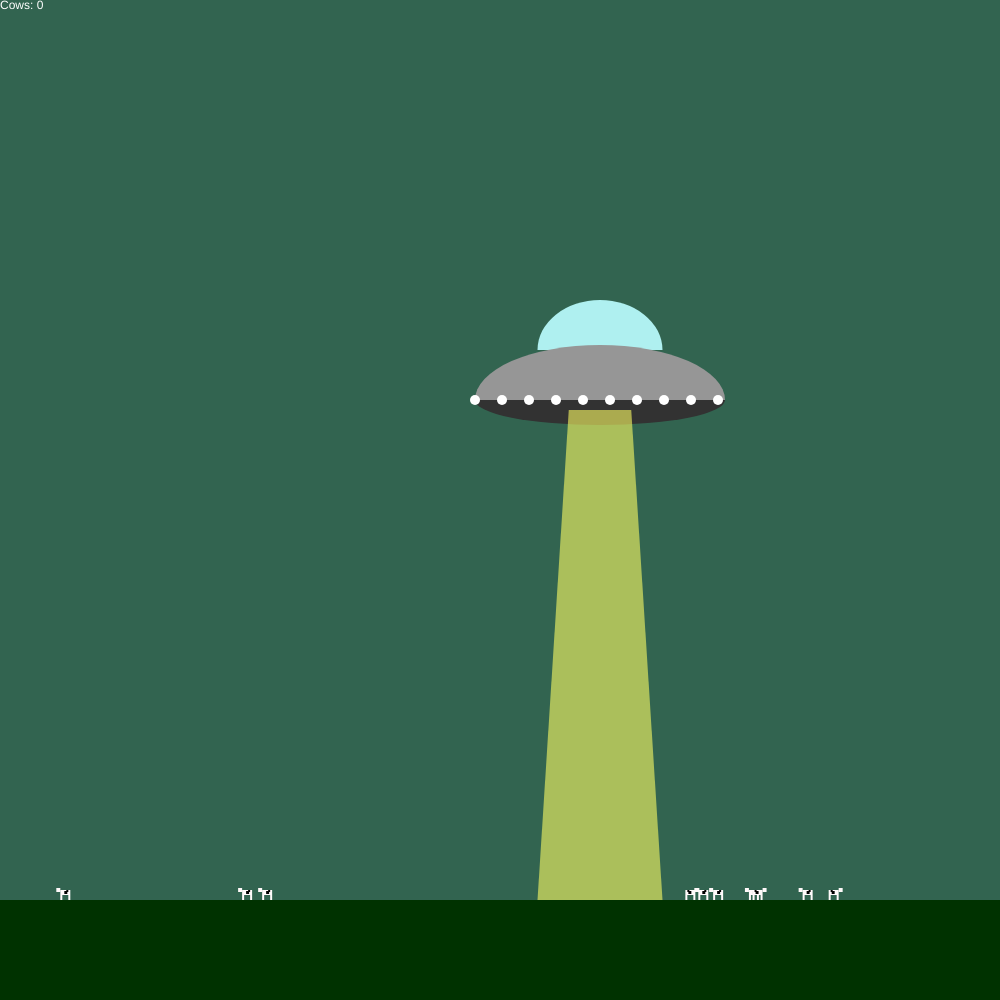
Frame 1 (no input)
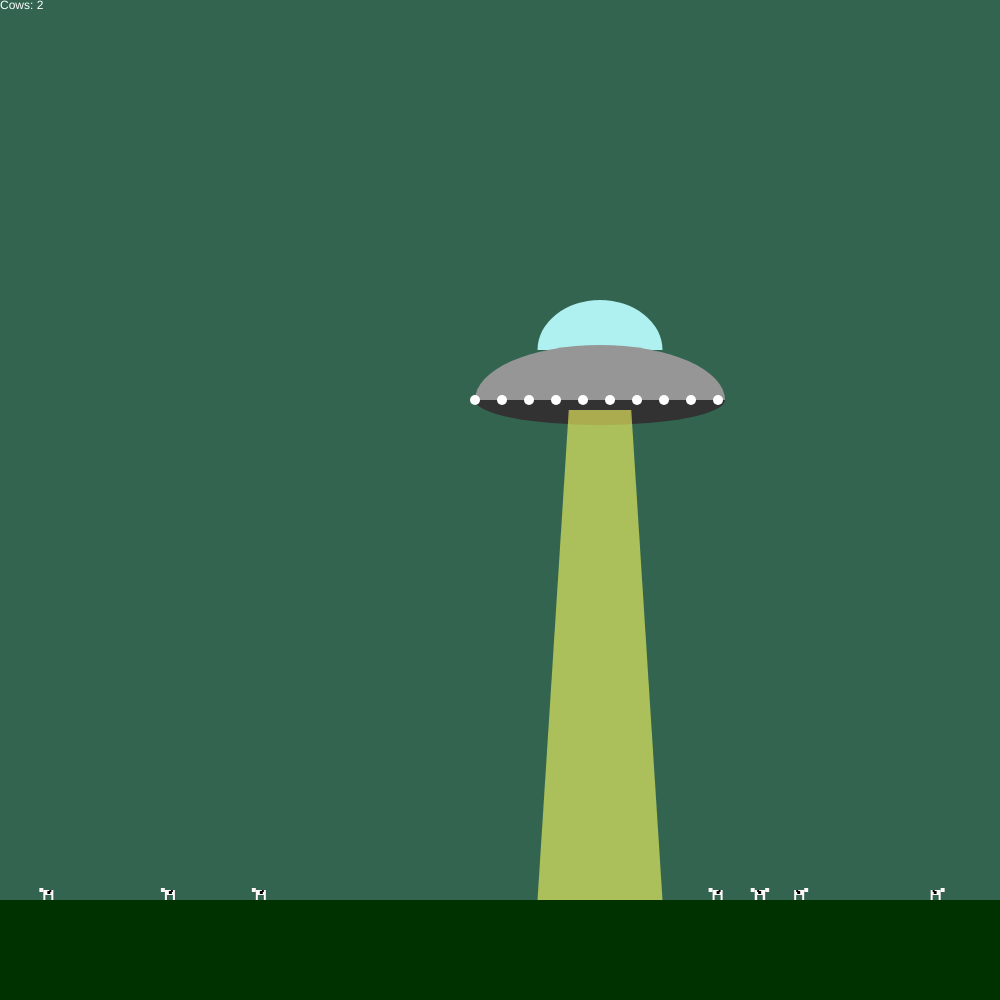
Frame 60 (no input)
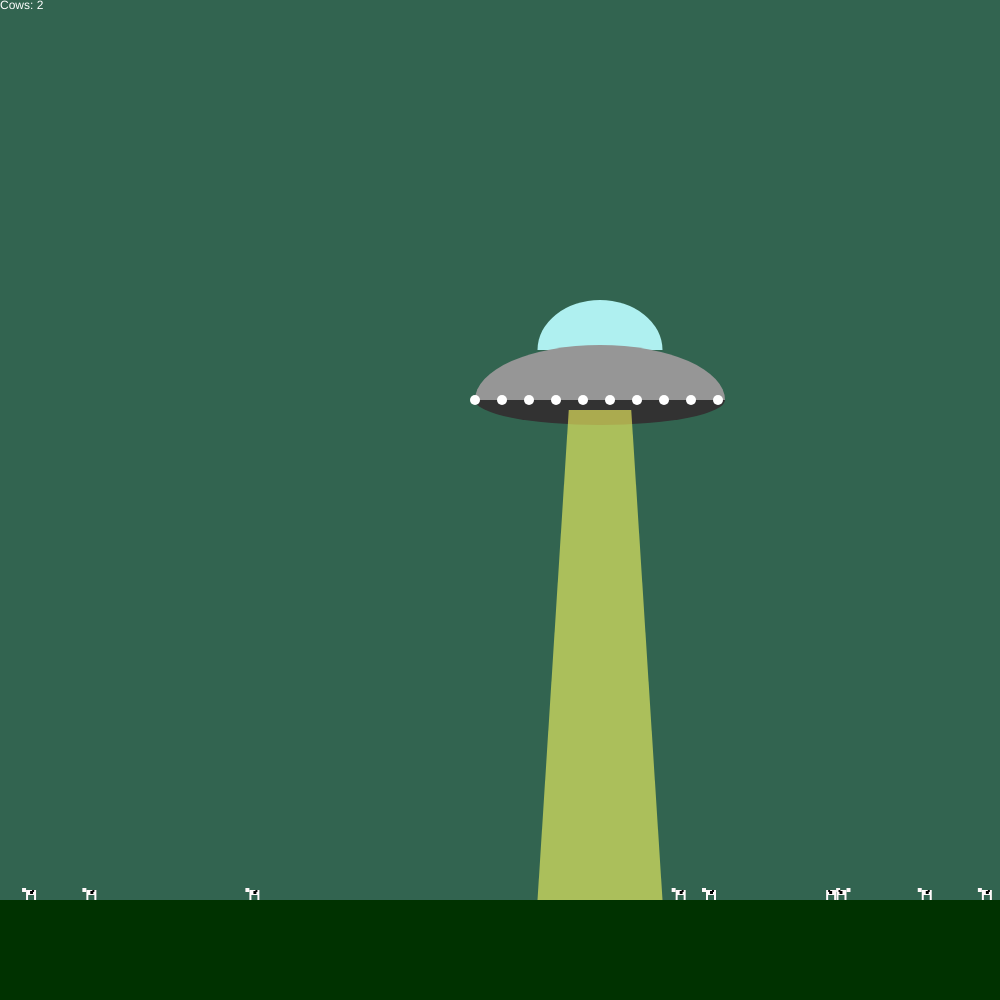
Frame 120 (the mouse pressed at the canvas centre since frame 60)

The p5.js sketch that drew these frames (run headless with seeded random() and noise() and a simulated clock; from frame 60 on, the mouse is pressed at the canvas centre):

// p5.js sketch
// ── sketch.js
let flying_nlo = {
    x: 600,
    y: 400,
    width: 250,
    height: 100,
    color_1: '#AFF0F0',
    color_2: '#969696',
    count: 0,
    
    
    draw_signal: function(){
        fill(255);
        for(let i = 0; i < 10; i++)
            circle(this.x - this.width/2 + i * 27, this.y, 10);
    },

    change_pos: function(direction){
        this.x += direction;
    },

    draw_fly: function(){
        fill(this.color_1);
        arc(this.x, this.y - this.height/2, this.width/2, this.height, PI, TWO_PI);
        fill(this.color_2);
        arc(this.x, this.y, this.width, this.height + 10, PI, TWO_PI);
        fill(50);
        arc(this.x, this.y, this.width, this.height/2, 0, PI);
        this.draw_signal();
        textAlign(LEFT, TOP)
        text("Cows: "+str(this.count),0,0)
    },

    beam: function(){
        fill(255,255,100,150);
        
        beginShape();
        vertex(this.x - this.width/8, this.y + 10);
        vertex(this.x + this.width/8, this.y + 10);
        vertex(this.x + this.width/4, height - 100);
        vertex(this.x - this.width/4, height - 100);
        endShape();
    }
}
let cows = [];

function Cow(x, y, direction)
{
    this.x = x;
    this.y = y;
    this.direction = direction;

    this.walk = function()
    {
        this.x += this.direction;
    }

    this.draw = function()
    {
        push();
        translate(this.x, this.y);
        if (this.direction > 0)
        {
            scale(-1, 1);
        }

        fill(255, 250, 250);
        rect(0, -10, 10, 5);
        
        rect(0, -5, 2, 5);
        rect(8, -5, 2, 5);

        rect(-4, -12, 4, 4);
        
        fill(0);
        rect(4, -9, 3, 3);
        rect(6, -10, 2, 2);

        pop();
    }
}

function CowManager()
{
    
    let countCows = 10;

    this.update = function()
    {
        while(cows.length < countCows)
        {
            cows.push(new Cow(random(0, width) , height - 100, random(-2, 2)));
        }

        for (let i = 0; i < cows.length; i++)
        {
            cows[i].walk();

            if (cows[i].x > width + 100)
                cows[i].x = 0;
            else if (cows[i].x < - 100)
                cows[i].x = width;
        }
    }

    this.draw = function()
    {
        for(let i = 0; i < cows.length; i++)
            cows[i].draw();
    }
    
    this.check = function()
    {
        for(let i = 0; i < cows.length; i++)
            {
                if (cows[i].x>flying_nlo.x-flying_nlo.width/4 && cows[i].x<flying_nlo.x+flying_nlo.width/4)
                    {
                        flying_nlo.count++
                        cows[i].x=width+50
                        cows[i].direction=random(-2, 2)
                    }
                    
            }
    }

    return this;
}

function setup() {
    createCanvas(1000, 1000);
    frameRate(20);
    noStroke();
}

function draw(){
    background(50,100, 80);

    let cowManager = new CowManager();
    cowManager.check();
    cowManager.update();
    cowManager.draw();

    fill(0,50,0);
    rect(0, height - 100, width, 100);

    flying_nlo.draw_fly();
    flying_nlo.beam();

    if (keyIsDown(LEFT_ARROW))
        flying_nlo.change_pos(-4);
    if (keyIsDown(RIGHT_ARROW))
        flying_nlo.change_pos(4);
}
